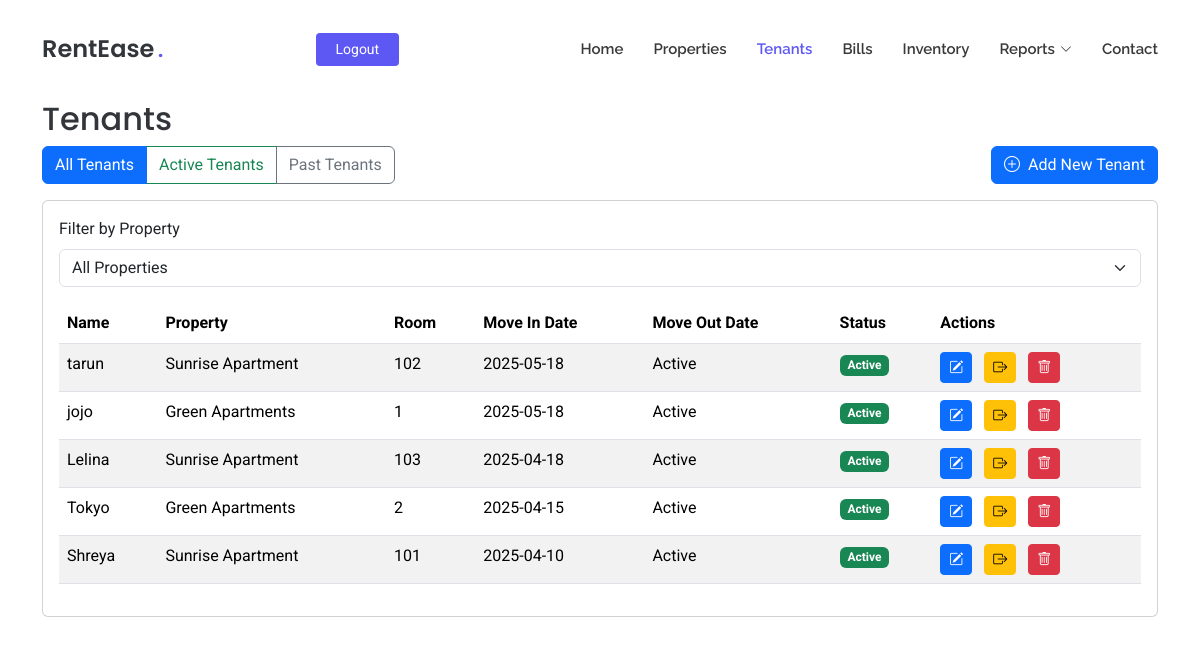
The page /list-tenants (signed in) on the database its author committed.
### tables this page shows
CREATE TABLE tenants
                 (id INTEGER PRIMARY KEY AUTOINCREMENT,
                  name TEXT NOT NULL,
                  property_id INTEGER NOT NULL,
                  room_id INTEGER NOT NULL,
                  phone_number TEXT NOT NULL,
                  move_in_date DATE NOT NULL,
                  police_verification TEXT, email TEXT, move_out_date DATE,
                  FOREIGN KEY (property_id) REFERENCES properties (id),
                  FOREIGN KEY (room_id) REFERENCES rooms (id));

CREATE TABLE properties
                 (id INTEGER PRIMARY KEY AUTOINCREMENT,
                  name TEXT NOT NULL,
                  address TEXT NOT NULL,
                  user_id INTEGER NOT NULL,
                  FOREIGN KEY (user_id) REFERENCES users (id));

CREATE TABLE rooms
                 (id INTEGER PRIMARY KEY AUTOINCREMENT,
                  property_id INTEGER NOT NULL,
                  room_config_id INTEGER NOT NULL,
                  room_number INTEGER NOT NULL, media_url TEXT, is_available BOOLEAN DEFAULT TRUE,
                  FOREIGN KEY (property_id) REFERENCES properties (id),
                  FOREIGN KEY (room_config_id) REFERENCES room_configurations (id));

### app/routes.py (the view)
@app.route('/list-tenants')
def list_tenants():
    if 'user_id' not in session:
        flash('Please login to access this page', 'warning')
        return redirect(url_for('login'))
    status_filter = request.args.get('status', 'all')  # 'all', 'active', or 'past'
    conn = get_db()
    c = conn.cursor()
    properties = c.execute('SELECT * FROM properties WHERE user_id = ?',
                         (session['user_id'],)).fetchall()
    formatted_properties = []
    for prop in properties:
        formatted_properties.append({
            'id': prop[0],
            'name': prop[1],
            'address': prop[2]
        })
    query = '''
        SELECT t.id, t.name, t.property_id, t.room_id, t.phone_number, t.email,
               t.move_in_date, t.move_out_date, t.police_verification,
               p.name as property_name,
               rc.room_type, rc.rent, rc.electricity_charge, rc.water_charge,
               r.room_number
        FROM tenants t
        JOIN properties p ON t.property_id = p.id
        JOIN rooms r ON t.room_id = r.id
        JOIN room_configurations rc ON r.room_config_id = rc.id
        WHERE p.user_id = ?
    '''
    if status_filter == 'active':
        query += ' AND t.move_out_date IS NULL'
    elif status_filter == 'past':
        query += ' AND t.move_out_date IS NOT NULL'
    query += ' ORDER BY t.move_in_date DESC'
    tenants = c.execute(query, (session['user_id'],)).fetchall()
    formatted_tenants = []
    for tenant in tenants:
        police_verification_url = None
        if tenant[8]:  # police_verification field
            try:
                _, police_verification_url = tenant[8].split('|')
            except:
                pass
        formatted_tenants.append({
            'id': tenant[0],
            'name': tenant[1],
            'property_id': tenant[2],
            'room_id': tenant[3],
            'phone_number': tenant[4],
            'email': tenant[5],
            'move_in_date': tenant[6],
            'move_out_date': tenant[7],
            'police_verification': police_verification_url,
            'property_name': tenant[9],
            'room_type': tenant[10],
            'rent': tenant[11],
            'electricity_charge': tenant[12],
            'water_charge': tenant[13],
            'room_number': tenant[14]
        })
    conn.close()
    return render_template('list_tenants.html',
                         properties=formatted_properties,
                         tenants=formatted_tenants,
                         status_filter=status_filter)

### app/routes.py (called while the page is built)
def get_db():
    conn = sqlite3.connect('rentease.db')
    conn.row_factory = sqlite3.Row
    return conn

### app/templates/list_tenants.html (shortened to what this page needs)
<!DOCTYPE html>
<html lang="en">
<head>
  <link href="{{ url_for('static', filename='assets/vendor/bootstrap/css/bootstrap.min.css') }}" rel="stylesheet">
  <link href="{{ url_for('static', filename='assets/vendor/bootstrap-icons/bootstrap-icons.css') }}" rel="stylesheet">
  <link href="{{ url_for('static', filename='assets/vendor/aos/aos.css') }}" rel="stylesheet">
  <link href="{{ url_for('static', filename='assets/css/main.css') }}" rel="stylesheet">
</head>
<body class="index-page">
  <header id="header" class="header d-flex align-items-center fixed-top">
    <div class="container position-relative d-flex align-items-center justify-content-between">
      <a href="{{ url_for('index') }}" class="logo d-flex align-items-center me-auto me-xl-0">
        <h1 class="sitename">RentEase</h1><span>.</span>
      </a>
      <nav id="navmenu" class="navmenu">
        <ul>
          <li><a href="{{ url_for('index') }}#hero">Home</a></li>
          <li><a href="{{ url_for('index') }}#properties">Properties</a></li>
          <li><a href="{{ url_for('list_tenants') }}" class="active">Tenants</a></li>
          <li><a href="{{ url_for('index') }}#bills">Bills</a></li>
          <li><a href="{{ url_for('index') }}#inventory">Inventory</a></li>
          <li class="dropdown">
            <a href="#"><span>Reports</span> <i class="bi bi-chevron-down toggle-dropdown"></i></a>
          </li>
          <li><a href="{{ url_for('index') }}#contact">Contact</a></li>
        </ul>
      </nav>
      {% if session.get('user_id') %}
        <a class="btn-getstarted" href="{{ url_for('logout') }}">Logout</a>
      {% else %}
        <a class="btn-getstarted me-1" href="{{ url_for('login') }}">Login</a>
        <a class="btn-getstarted" href="{{ url_for('register') }}">Register</a>
      {% endif %}
    </div>
  </header>
  <main class="main" style="margin-top: 100px;">
    <div class="container mt-4">
        <h2>Tenants</h2>
        <div class="d-flex justify-content-between align-items-center mb-3">
            <div class="btn-group" role="group">
                <a href="{{ url_for('list_tenants', status='all') }}"
                   class="btn btn-outline-primary {% if status_filter == 'all' %}active{% endif %}">
                    All Tenants
                </a>
                <a href="{{ url_for('list_tenants', status='active') }}"
                   class="btn btn-outline-success {% if status_filter == 'active' %}active{% endif %}">
                    Active Tenants
                </a>
                <a href="{{ url_for('list_tenants', status='past') }}"
                   class="btn btn-outline-secondary {% if status_filter == 'past' %}active{% endif %}">
                    Past Tenants
                </a>
            </div>
            <a href="{{ url_for('add_tenant') }}" class="btn btn-primary">
                <i class="bi bi-plus-circle me-2"></i>Add New Tenant
            </a>
        </div>
        <div class="card">
          <div class="card-body">
            <div class="mb-3">
              <label for="propertyFilter" class="form-label">Filter by Property</label>
              <select class="form-select" id="propertyFilter">
                <option value="">All Properties</option>
              </select>
            </div>
            <div class="table-responsive">
              <table class="table table-striped">
                <thead>
                  <tr>
                    <th>Name</th>
                    <th>Property</th>
                    <th>Room</th>
                    <th>Move In Date</th>
                    <th>Move Out Date</th>
                    <th>Status</th>
                    <th>Actions</th>
                  </tr>
                </thead>
                <tbody>
                  {% for tenant in tenants %}
                  <tr data-property-id="{{ tenant.property_id|string }}">
                    <td>{{ tenant.name }}</td>
                    <td>{{ tenant.property_name }}</td>
                    <td>{{ tenant.room_number }}</td>
                    <td>{{ tenant.move_in_date }}</td>
                    <td>{{ tenant.move_out_date or 'Active' }}</td>
                    <td>
                      {% if not tenant.move_out_date %}
                        <span class="badge bg-success">Active</span>
                      {% else %}
                        <span class="badge bg-secondary">Past Tenant</span>
                      {% endif %}
                    </td>
                    <td>
                      <a href="{{ url_for('edit_tenant', tenant_id=tenant.id) }}" class="btn btn-sm btn-primary me-2" data-bs-toggle="tooltip" data-bs-placement="top" title="Edit Tenant">
                        <i class="bi bi-pencil-square"></i>
                      </a>
                      {% if not tenant.move_out_date %}
                        <button type="button" class="btn btn-sm btn-warning me-2" data-bs-toggle="modal" data-bs-target="#moveOutModal{{ tenant.id }}" data-tooltip-title="Move Out Tenant">
                          <i class="bi bi-box-arrow-right"></i>
                        </button>
                      {% endif %}
                      <button type="button" class="btn btn-sm btn-danger" data-bs-toggle="modal" data-bs-target="#deleteModal{{ tenant.id }}" data-tooltip-title="Delete Tenant">
                        <i class="bi bi-trash"></i>
                      </button>
                    </td>
                  </tr>
                  {% endfor %}
                </tbody>
              </table>
            </div>
          </div>
        </div>
    </div>
  </main>
</body>
</html>

### app/static/assets/css/main.css (style rules this page uses)
:root { --default-font: "Roboto", system-ui, -apple-system, "Segoe UI", Roboto, "Helvetica Neue", Arial, "Noto Sans", "Liberation Sans", sans-serif, "Apple Color Emoji", "Segoe UI Emoji", "Segoe UI Symbol", "Noto Color Emoji"; --heading-font: "Poppins", sans-serif; --nav-font: "Raleway", sans-serif; }
:root { --background-color: #ffffff; --default-color: #212529; --heading-color: #32353a; --accent-color: #5d57f4; --surface-color: #ffffff; --contrast-color: #ffffff; }
:root { --nav-color: #3a3939; --nav-hover-color: #5d57f4; --nav-mobile-background-color: #ffffff; --nav-dropdown-background-color: #ffffff; --nav-dropdown-color: #3a3939; --nav-dropdown-hover-color: #5d57f4; }
:root { scroll-behavior: smooth; }
body { color: var(--default-color); background-color: var(--background-color); font-family: var(--default-font); }
a { color: var(--accent-color); text-decoration: none; transition: 0.3s; }
h1, h2, h3, h4, h5, h6 { color: var(--heading-color); font-family: var(--heading-font); }
.header { --background-color: rgba(255, 255, 255, 0); color: var(--default-color); background-color: var(--background-color); padding: 20px 0; transition: all 0.5s; z-index: 997; }
.header .logo { line-height: 1; }
.header .logo h1 { font-size: 24px; margin: 0; font-weight: 600; color: var(--heading-color); }
.header .logo span { color: var(--accent-color); font-size: 24px; font-weight: 600; padding-left: 3px; }
.header .btn-getstarted, .header .btn-getstarted:focus { color: var(--contrast-color); background: var(--accent-color); font-size: 14px; padding: 8px 26px; margin: 0; border-radius: 4px; transition: 0.3s; }
@media (max-width: 1200px) { .header .logo { order: 1; } }
@media (max-width: 1200px) { .header .btn-getstarted { order: 2; margin: 0 15px 0 0; padding: 6px 20px; } }
@media (max-width: 1200px) { .header .navmenu { order: 3; } }
@media (min-width: 1200px) { .navmenu { padding: 0; } }
@media (min-width: 1200px) { .navmenu ul { margin: 0; padding: 0; display: flex; list-style: none; align-items: center; } }
@media (min-width: 1200px) { .navmenu li { position: relative; } }
@media (min-width: 1200px) { .navmenu a, .navmenu a:focus { color: var(--nav-color); padding: 18px 15px; font-size: 15px; font-family: var(--nav-font); font-weight: 600; display: flex; align-items: center; justify-content: space-between; white-space: nowrap; transition: 0.3s; } }
@media (min-width: 1200px) { .navmenu a i, .navmenu a:focus i { font-size: 12px; line-height: 0; margin-left: 5px; transition: 0.3s; } }
@media (min-width: 1200px) { .navmenu li:last-child a { padding-right: 0; } }
@media (min-width: 1200px) { .navmenu li:hover>a, .navmenu .active, .navmenu .active:focus { color: var(--nav-hover-color); } }

### rows shown on the page
tenants: name "tarun", property_name "Sunrise Apartment", room_number "102", move_in_date "2025-05-18", move_out_date "Active"
tenants: name "jojo", property_name "Green Apartments", room_number "1", move_in_date "2025-05-18", move_out_date "Active"
tenants: name "Lelina", property_name "Sunrise Apartment", room_number "103", move_in_date "2025-04-18", move_out_date "Active"
tenants: name "Tokyo", property_name "Green Apartments", room_number "2", move_in_date "2025-04-15", move_out_date "Active"
tenants: name "Shreya", property_name "Sunrise Apartment", room_number "101", move_in_date "2025-04-10", move_out_date "Active"
